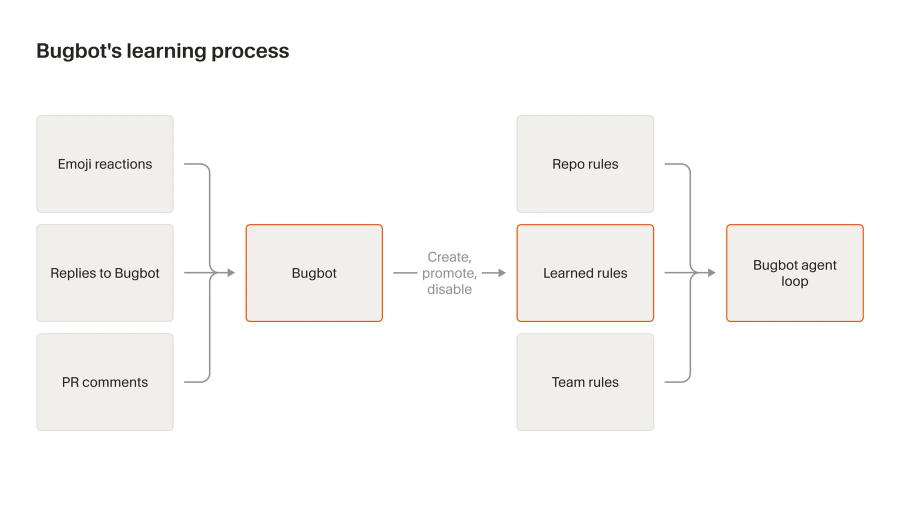
#> input picture examples/comments-at-scale/shots/bugbot-loop.webp, 1800 x 1012 px, given in place of shots, which was not available (shown at 1/2 size)
$ python contact_sheet.py out.png ../examples/comments-at-scale/shots
#> lines starting #> are read from the running program, lines starting #| are printed output that depends on the picture; pictures that were not available may be replaced by others from this repository, and a replacement may not be noted
#!/usr/bin/env python3
"""Tile many images into one labelled contact sheet so an agent can review
dozens of screenshot candidates in a single image read.

Usage:
  python3 scripts/contact_sheet.py out.jpg img1 img2 ... [--cols 3]

Each tile shows the file name and original pixel size. Animated GIFs show
frame 0; use extract_frames.py to pull later frames.
"""
import argparse
import os

from PIL import Image, ImageDraw


def main():
    ap = argparse.ArgumentParser()
    ap.add_argument("out")
    ap.add_argument("images", nargs="+")
    ap.add_argument("--cols", type=int, default=3)
    ap.add_argument("--tile", type=int, nargs=2, default=(520, 340))
    a = ap.parse_args()
    w, h = a.tile
    rows = (len(a.images) + a.cols - 1) // a.cols
    sheet = Image.new("RGB", (a.cols * w, rows * (h + 24)), "white")
#> sheet: PIL image 1560x364 RGB; every value is 255
    draw = ImageDraw.Draw(sheet)
    for i, path in enumerate(a.images):
        try:
            im = Image.open(path)
#> im is the input picture: PIL image 1800x1012 RGB; mean R, G, B 249.3, 248.6, 247.3
            size = im.size
#> size = (1800, 1012)
            im.seek(0)
            im = im.convert("RGB")
        except Exception:  # noqa: BLE001
            continue
        im.thumbnail((w - 10, h - 10))
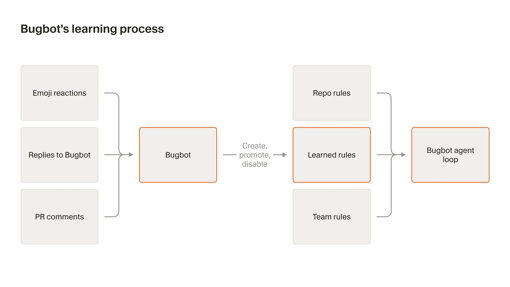
#> im: PIL image 510x287 RGB; mean R, G, B 249.3, 248.5, 247.3
        x, y = (i % a.cols) * w, (i // a.cols) * (h + 24)
        sheet.paste(im, (x + 5, y + 5))
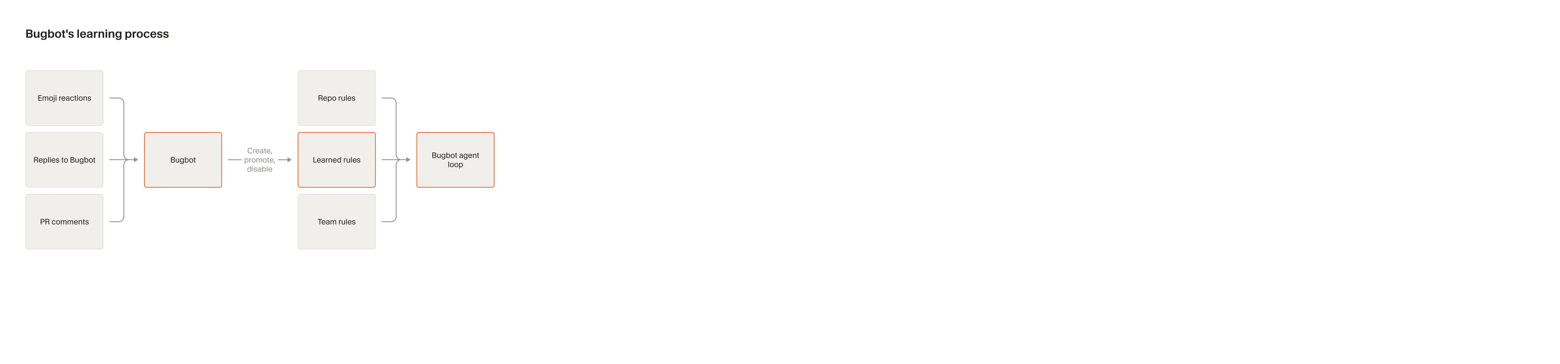
#> sheet: PIL image 1560x364 RGB; mean R, G, B 253.5, 253.3, 253
        draw.text((x + 5, y + h + 4), f"{os.path.basename(path)}  {size}", fill="black")
    sheet.save(a.out, quality=80)
    print("wrote", a.out, sheet.size)
#| wrote out.png (1560, 364)


if __name__ == "__main__":
    main()
